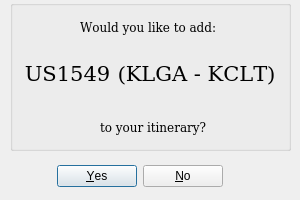
<?xml version="1.0" encoding="UTF-8"?>
<ui version="4.0">
 <class>Dialog</class>
 <widget class="QDialog" name="Dialog">
  <property name="geometry">
   <rect>
    <x>0</x>
    <y>0</y>
    <width>300</width>
    <height>200</height>
   </rect>
  </property>
  <property name="windowTitle">
   <string>Confirmation</string>
  </property>
  <widget class="QDialogButtonBox" name="buttonBox">
   <property name="geometry">
    <rect>
     <x>0</x>
     <y>160</y>
     <width>280</width>
     <height>32</height>
    </rect>
   </property>
   <property name="orientation">
    <enum>Qt::Horizontal</enum>
   </property>
   <property name="standardButtons">
    <set>QDialogButtonBox::No|QDialogButtonBox::Yes</set>
   </property>
   <property name="centerButtons">
    <bool>true</bool>
   </property>
  </widget>
  <widget class="QLabel" name="label_3">
   <property name="geometry">
    <rect>
     <x>100</x>
     <y>120</y>
     <width>111</width>
     <height>16</height>
    </rect>
   </property>
   <property name="font">
    <font>
     <family>DejaVu Math TeX Gyre</family>
    </font>
   </property>
   <property name="text">
    <string>to your itinerary?</string>
   </property>
  </widget>
  <widget class="QGroupBox" name="groupBox">
   <property name="geometry">
    <rect>
     <x>10</x>
     <y>0</y>
     <width>281</width>
     <height>151</height>
    </rect>
   </property>
   <property name="font">
    <font>
     <family>DejaVu Math TeX Gyre</family>
    </font>
   </property>
   <property name="title">
    <string/>
   </property>
   <property name="alignment">
    <set>Qt::AlignCenter</set>
   </property>
   <widget class="QLabel" name="flightLabel">
    <property name="geometry">
     <rect>
      <x>0</x>
      <y>39</y>
      <width>281</width>
      <height>71</height>
     </rect>
    </property>
    <property name="font">
     <font>
      <pointsize>16</pointsize>
     </font>
    </property>
    <property name="text">
     <string>US1549 (KLGA - KCLT)</string>
    </property>
    <property name="alignment">
     <set>Qt::AlignCenter</set>
    </property>
   </widget>
   <widget class="QLabel" name="label">
    <property name="geometry">
     <rect>
      <x>70</x>
      <y>20</y>
      <width>141</width>
      <height>16</height>
     </rect>
    </property>
    <property name="text">
     <string>Would you like to add:</string>
    </property>
   </widget>
  </widget>
  <zorder>groupBox</zorder>
  <zorder>buttonBox</zorder>
  <zorder>label_3</zorder>
 </widget>
 <resources/>
 <connections>
  <connection>
   <sender>buttonBox</sender>
   <signal>accepted()</signal>
   <receiver>Dialog</receiver>
   <slot>accept()</slot>
   <hints>
    <hint type="sourcelabel">
     <x>248</x>
     <y>254</y>
    </hint>
    <hint type="destinationlabel">
     <x>157</x>
     <y>274</y>
    </hint>
   </hints>
  </connection>
  <connection>
   <sender>buttonBox</sender>
   <signal>rejected()</signal>
   <receiver>Dialog</receiver>
   <slot>reject()</slot>
   <hints>
    <hint type="sourcelabel">
     <x>316</x>
     <y>260</y>
    </hint>
    <hint type="destinationlabel">
     <x>286</x>
     <y>274</y>
    </hint>
   </hints>
  </connection>
 </connections>
</ui>
